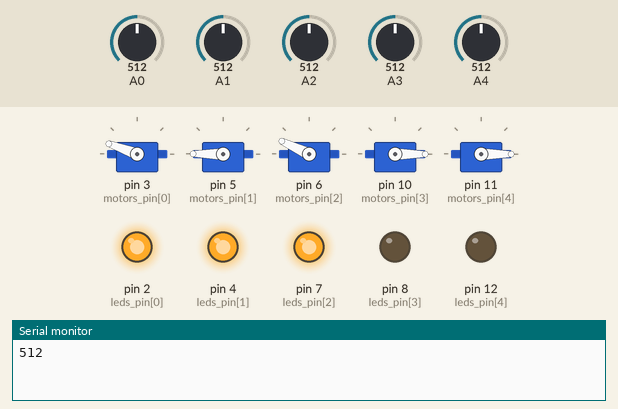
Simulated run of this sketch. Board: Arduino Uno, built with avr-gcc and run on an emulated ATmega328P. On the bench: 5 × servo, output pins drawn as LEDs (lit = HIGH), the last lines printed to the serial monitor. Dashed ring = blinking. Inputs (shaded band) come from the test bench; at power-on: A0 = 512, A4 = 512, A3 = 512, A1 = 512, A2 = 512.

Above: at 1.2 s.
1.3 s: A0 set to 412
At 1.9 s:
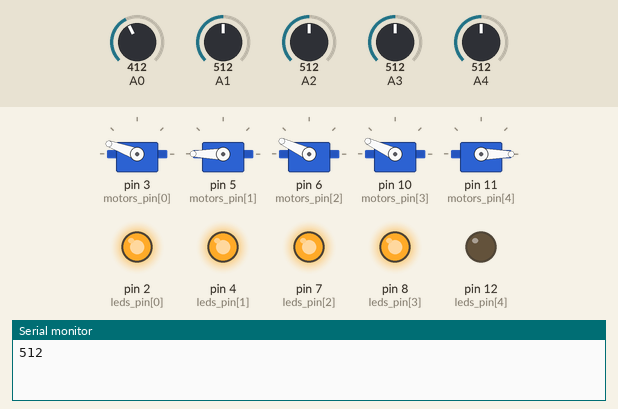
4.8 s: A0 set to 391
At 5.4 s:
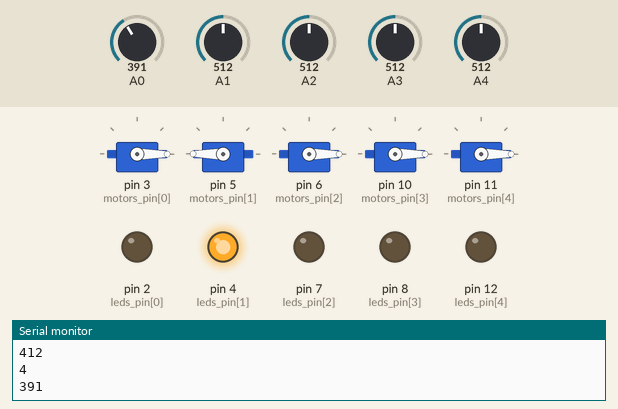
10.5 s: A4 set to 415
14.0 s: A4 set to 388
At 14.3 s:
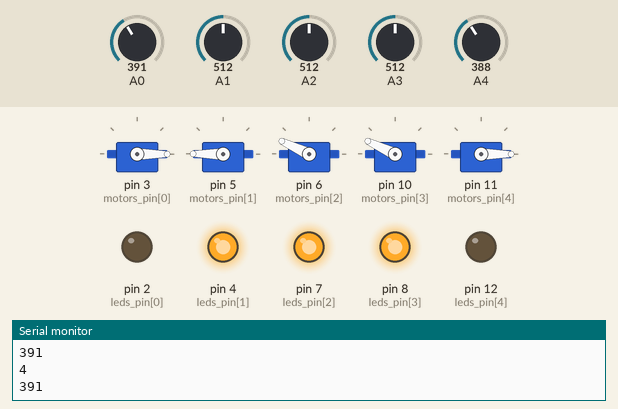
19.5 s: A3 set to 411
23.0 s: A3 set to 390
At 24.9 s:
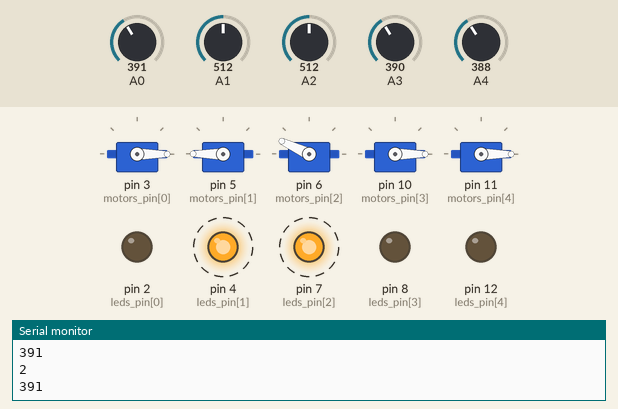
Timing chart, 0 to 31.3 s (numbered marks = the images above; inputs shaded):
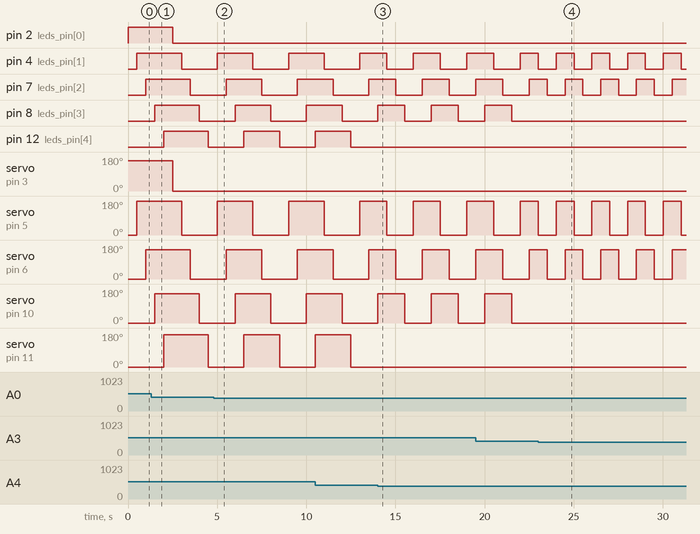

The sketch:

meu_programa_arduino.ino
```cpp
#include <Servo.h>

#define MOTORS_NUMBER 5

Servo motors[MOTORS_NUMBER];
char motors_pin[] = {3, 5, 6, 10, 11};
int motors_min[] = {0, 0, 0, 0, 0, 0};
int motors_max[] = {160, 180, 155, 155, 170};

char leds_pin[] = {2, 4, 7, 8, 12};
bool motors_state[MOTORS_NUMBER];
char last_button;

bool readAnalogasDigital(int pin){

  if(pin == 0) Serial.println(analogRead(pin));

  return analogRead(pin) > 400;
}

void setup(){

  Serial.begin(9600);

  for(char i = 0; i < MOTORS_NUMBER; i++){

    motors[i].attach(motors_pin[i]);
    pinMode(leds_pin[i], OUTPUT);

    motors[i].write(motors_min[i]);

    motors_state[i] = false;

    digitalWrite(leds_pin[i], motors_state[i]);
  }

  last_button = -1;
}

void loop(){

  for(char i = 0; i < MOTORS_NUMBER; i++){

    if(readAnalogasDigital(i)){

      if(last_button != i){

        motors_state[i] = !motors_state[i];

        motors[i].write(motors_state[i] ? motors_max[i] :
                                          motors_min[i]);

        last_button = i;

        digitalWrite(leds_pin[i], motors_state[i]);

        delay(500);
      }
    }
    else if(last_button == i) last_button = -1;
  }

  Serial.println((int) last_button);

}
```

Measured:
- the behaviour switches between 401 and 400 on A0 (found by bisection; images 1 and 2)
- the behaviour switches between 401 and 400 on A4 (found by bisection; images 2 and 3)
- the behaviour switches between 401 and 400 on A3 (found by bisection; images 3 and 4)
- after the input at 4.8 s, pin 2 (leds_pin[0]): stays LOW (without the input it goes to HIGH after 0.20 s); servo on pin 3 (motors_pin[0]): stays 0° (without the input it goes to 160° after 0.20 s)
- after the input at 14.0 s, pin 12 (leds_pin[4]): stays LOW (without the input it goes to HIGH after 0.51 s); servo on pin 11 (motors_pin[4]): stays 0° (without the input it goes to 170° after 0.51 s)
- after the input at 23.0 s, pin 4 (leds_pin[1]): alternates HIGH for 1.0 s and LOW for 1.0 s, starting at once; pin 7 (leds_pin[2]): alternates HIGH for 1.0 s and LOW for 1.0 s, starting after 0.52 s
